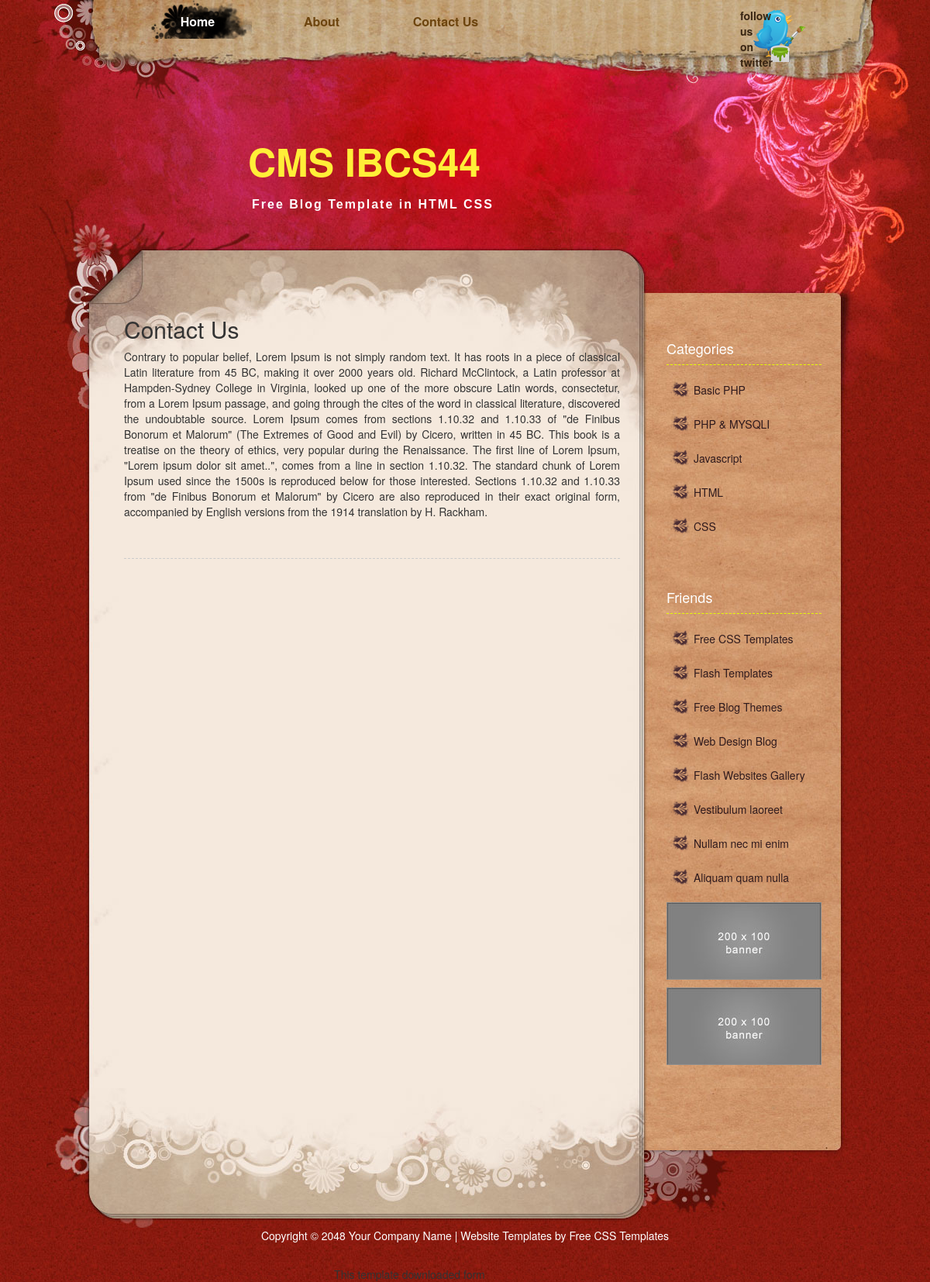
Screenshot of /index.php?page_id=2 with the database file from the repository.
### tables this page shows
CREATE TABLE IF NOT EXISTS `menu` (
  `id` int(11) NOT NULL AUTO_INCREMENT,
  `name` varchar(100) NOT NULL,
  `content` text NOT NULL,
  `status` enum('Publish','Unpublish') NOT NULL,
  PRIMARY KEY (`id`)
);

CREATE TABLE IF NOT EXISTS `categories` (
  `id` int(11) NOT NULL AUTO_INCREMENT,
  `name` varchar(50) NOT NULL,
  `status` enum('Publish','Unpublish') NOT NULL,
  PRIMARY KEY (`id`)
);

### index.php (called while the page is built)
<?php
include('config.php');
include('menu.php');
?>
<?php
include('header.php');
?>
<?php
include('content.php');
?>
<?php
include('sidebar.php');
?>
<?php
include('footer.php');
?>

### config.php (called while the page is built, shortened)
<?php
class cms
{
	public $conn;
	public function __construct()
	{
		$this->conn= mysqli_connect("localhost","root","root","cms");
	}
	public function showMenu($table)
	{
		$query = mysqli_query($this->conn,"SELECT * FROM $table WHERE status='Publish'");
		return mysqli_fetch_all($query,MYSQLI_ASSOC);
	}
	public function readContent($id,$table)
	{
		$query = mysqli_query($this->conn,"SELECT * FROM $table WHERE id=$id AND status='Publish'");
		return mysqli_fetch_assoc($query);
	}
}
$mycms = new cms;
?>

### menu.php (the view, shortened to what this page needs)
<!DOCTYPE html PUBLIC "-//W3C//DTD XHTML 1.0 Transitional//EN" "http://www.w3.org/TR/xhtml1/DTD/xhtml1-transitional.dtd">
<html xmlns="http://www.w3.org/1999/xhtml">
<head>
<link href="templatemo_style.css" rel="stylesheet" type="text/css" />
<link href="bootstrap.min.css" rel="stylesheet" type="text/css" />
</head>
<body>
<div id="templatemo_top_wrapper">
	<div id="templatemo_top">
        <div id="templatemo_menu">
            <ul>
            	<li><a href="index.php" class="current">Home</a></li>
            <?php
			foreach($mycms->showMenu("menu") as $m)
			{
				extract($m);
				?>
                <li><a href="index.php?page_id=<?php echo $id; ?>"><?php echo $name; ?></a></li>
                <?php
			}
			?>
            </ul>
        </div>
        <div id="twitter">
        	<a href="#">follow us <br />
        	on twitter</a>
        </div>
  </div>
</div>

### content.php (shortened to what this page needs)
<div id="templatemo_main_wrapper">
	<div id="templatemo_main">
		<div id="templatemo_main_top">
<div id="templatemo_content">
    		<div class="post_section">
            <?php
				if(isset($_REQUEST['page_id']))
				{
					extract($mycms->readContent($_REQUEST['page_id'],"menu"));
					?>
                    <h2><?php echo $name; ?></h2>
                    <p><?php echo $content; ?></p>
                    <?php
				}
				elseif(isset($_REQUEST['art_id']))
				{
					extract($mycms->readContent($_REQUEST['art_id'],"articles"));
					?>
                    <h2><?php echo $name; ?></h2>
                    <p><?php echo $content; ?></p>
                    <?php
			  }
				?>
            </div>
</div>

### sidebar.php
<div id="templatemo_sidebar">
                <h4>Categories</h4>
                <ul class="templatemo_list">
					<?php
                    foreach($mycms->showMenu("categories") as $m)
                    {
                        extract($m);
                        ?>
                        <li><a href="index.php?cat_id=<?php echo $id; ?>"><?php echo $name; ?></a></li>
                        <?php
                    }
                    ?>
                </ul>
                <div class="cleaner_h40"></div>
                <h4>Friends</h4>
                <ul class="templatemo_list">
                    <li><a href="http://www.templatemo.com" target="_parent">Free CSS Templates</a></li>
                    <li><a href="http://www.flashmo.com" target="_parent">Flash Templates</a></li>
                    <li><a href="http://www.templatemo.com/page/1" target="_parent">Free Blog Themes</a></li>
                    <li><a href="http://www.webdesignmo.com/blog" target="_parent">Web Design Blog</a></li>
                    <li><a href="http://www.koflash.com" target="_parent">Flash Websites Gallery</a></li>
                    <li><a href="#">Vestibulum laoreet</a></li>
                    <li><a href="#">Nullam nec mi enim</a></li>
                    <li><a href="#">Aliquam quam nulla</a></li>
                </ul>
                <div id="ads">
                	<a href="#"><img src="images/templatemo_200x100_banner.jpg" alt="banner 1" /></a>
                    <a href="#"><img src="images/templatemo_200x100_banner.jpg" alt="banner 2" /></a>
                </div>
            </div>

### templatemo_style.css (style rules this page uses)
body { margin: 0px; padding: 0px; color: #666; font-family: Georgia, "Times New Roman", Times, serif; font-size: 13px; line-height:1.5em; background-color: #821764; background-image: url(images/templatemo_body.jpg); background-repeat: repeat; }
a, a:link, a:visited { color: #8d1b0f; }
p { margin: 0px; padding: 0 0 10px 0; }
img { border: none; }
h2 { font-size: 34px; font-weight: normal; line-height: 28px; margin: 0 0 30px 0; padding: 0; color: #4b0f09; }
h4 { font-size: 18px; margin: 0 0 20px 0; padding: 0 0 10px 0; color: #e4ff00; border-bottom: 1px dashed #e4ff00; }
.cleaner_h40 { clear: both; width:100%; height: 40px; }
.templatemo_list { margin: 20px 0; padding: 0; list-style: none; }
.templatemo_list li { background: transparent url(images/templatemo_list.png) no-repeat scroll 0 0px; margin:0 0 20px; padding: 5px 0 5px 35px; line-height: 1em; }
.templatemo_list li a { color: #2f1a1d; text-decoration: none; }
#templatemo_top_wrapper { width: 100%; height: 100px; background:url(images/templatemo_menu.jpg) no-repeat top center; }
#templatemo_top { width: 970px; height: 100px; margin: 0 auto; padding: 0 30px 0 80px; background: url(images/templatemo_menu.jpg) no-repeat top center; }
#templatemo_menu { float: left; width: 700px; }
#templatemo_menu ul { margin: 0; padding: 0; list-style: none; }
#templatemo_menu ul li { padding: 0px; margin: 0px; display: inline; }
#templatemo_menu ul li a { float: left; display: block; width: 130px; height: 50px; padding: 17px 10px 0 0; margin: 0 30px 0 0 ; font-size: 16px; text-align: center; text-decoration: none; color: #6d450f; font-weight: bold; outline: none; }
#templatemo_menu ul li a:hover, #templatemo_menu ul li .current { color: #fff; background: url(images/templatemo_menu_hover.png) }
#templatemo_top #twitter a { float: right; display: block; width: 100px; height: 80px; padding: 10px 100px 0 0; font-weight: bold; color: #382512; line-height: 20px; text-decoration: none; background: url(images/4.png) no-repeat top right; }
#templatemo_main_wrapper { width: 100%; background: url(images/templatemo_main.jpg) no-repeat top center; }
#templatemo_main { width: 1080px; margin: 0 auto; background:url(images/templatemo_content.jpg) center repeat-y; }
#templatemo_main_top { width: 1080px; background: url(images/templatemo_main.jpg) no-repeat center top; }
#templatemo_content { float: left; width: 640px; margin: 0 0 0 100px; }
.post_section { clear: both; padding-bottom: 30px; border-bottom: 1px dashed #CCC; margin-bottom: 30px; }
.post_section h2 { margin: 0; padding: 10px 0 10px 0; line-height: 30px; }
.post_section p { text-align: justify; margin-bottom: 10px; }
#templatemo_sidebar { float: right; color: #FFF; width: 200px; margin: 0 80px 0 0; padding-top: 30px; }
#templatemo_sidebar #ads { margin-bottom: 30px; }
#templatemo_sidebar #ads a { display: block; width: 200px; height: 100px; margin-bottom: 10px; }

### rows the page displays
menu: name "About"
menu: name "Contact Us", content "Contrary to popular belief, Lorem Ipsum is not simply random text. It has roots in a piece of classical Latin literature from 45 BC, making it over 2000 years old. Richard McClintock, a Latin professor at Hampden-Sydney College in Virginia, looked up one of the more obscure Latin words, consectetur, from a Lorem Ipsum passage, and going through the cites of the word in classical literature, discovered the undoubtable source. Lorem Ipsum comes from sections 1.10.32 and 1.10.33 of \"de Finibus Bonorum et Malorum\" (The Extremes of Good and Evil) by Cicero, written in 45 BC. This book is a treatise on the theory of ethics, very popular during the Renaissance. The first line of Lorem Ipsum,…"
categories: name "Basic PHP"
categories: name "PHP & MYSQLI"
categories: name "Javascript"
categories: name "HTML"
categories: name "CSS"
